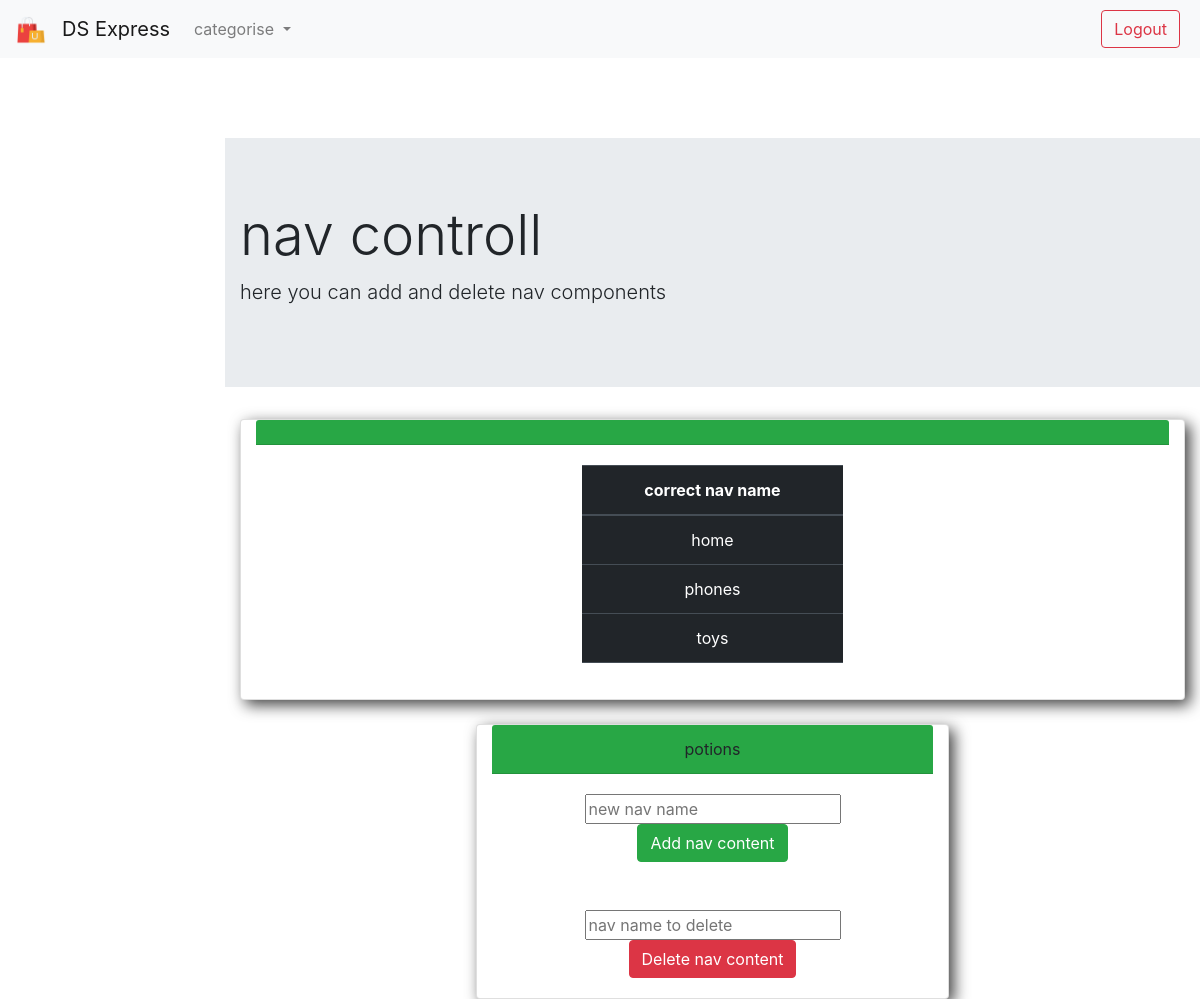
The page /indexAdmin.php?nav on the database its author committed.
### tables this page shows
CREATE TABLE `nav` (
  `nav_id` int(16) NOT NULL,
  `nav_title` varchar(255) NOT NULL
);

### code/admin.php (called while the page is built, shortened)
<?php
$conn = mysqli_connect('localhost', 'root', '', 'shopp');
$sqlNav = "SELECT * FROM nav";
$navResult = mysqli_query($conn, $sqlNav);
?>

### adminPages/navControl.php (the view)
<?php require './code/admin.php'?>
<div class="jumbotron jumbotron-fluid">
  <div class="container">
    <h1 class="display-4">nav controll</h1>
    <p class="lead">here you can add and delete nav components</p>
  </div>
</div>
<div class="container">
    <div class="card container text-center" style="box-shadow: 5px 5px 15px 0px rgba(0,0,0,0.75);">
  <div class="card-header bg-success">
  </div>
  <div class="card-body">
  <div class="container col-xl-4">
        <table class="table table-dark">
        <thead>
            <tr>
            <th scope="col">correct nav name</th>
            </tr>
        </thead>
        <tbody>
        <?php while($row = mysqli_fetch_assoc($navResult)):?>
            <tr>
            <td><?= $row['nav_title']; ?></td>
            </tr>
            <?php endwhile; ?>
        </tbody>
        </table>
    </div>
  </div>
</div>
<br>
    <div class="card text-center col-xl-6 container" style="box-shadow: 5px 5px 15px 0px rgba(0,0,0,0.75);">
    <div class="card-header bg-success">
        potions
    </div>
    <div class="card-body">
    <form method="POST">
        <input type="text" name="navName" placeholder="new nav name">
        <button type="submit" name="add" class="btn btn-success">Add nav content</button>
    </form>
    <br><br>
    <form method="POST">
        <input type="text" name="navNameDel" placeholder="nav name to delete">
        <button type="submit" name="del" class="btn btn-danger">Delete nav content</button>
    </form>
    </div>
    </div>
</div>

### rows shown on the page
nav: nav_title "home"
nav: nav_title "phones"
nav: nav_title "toys"
